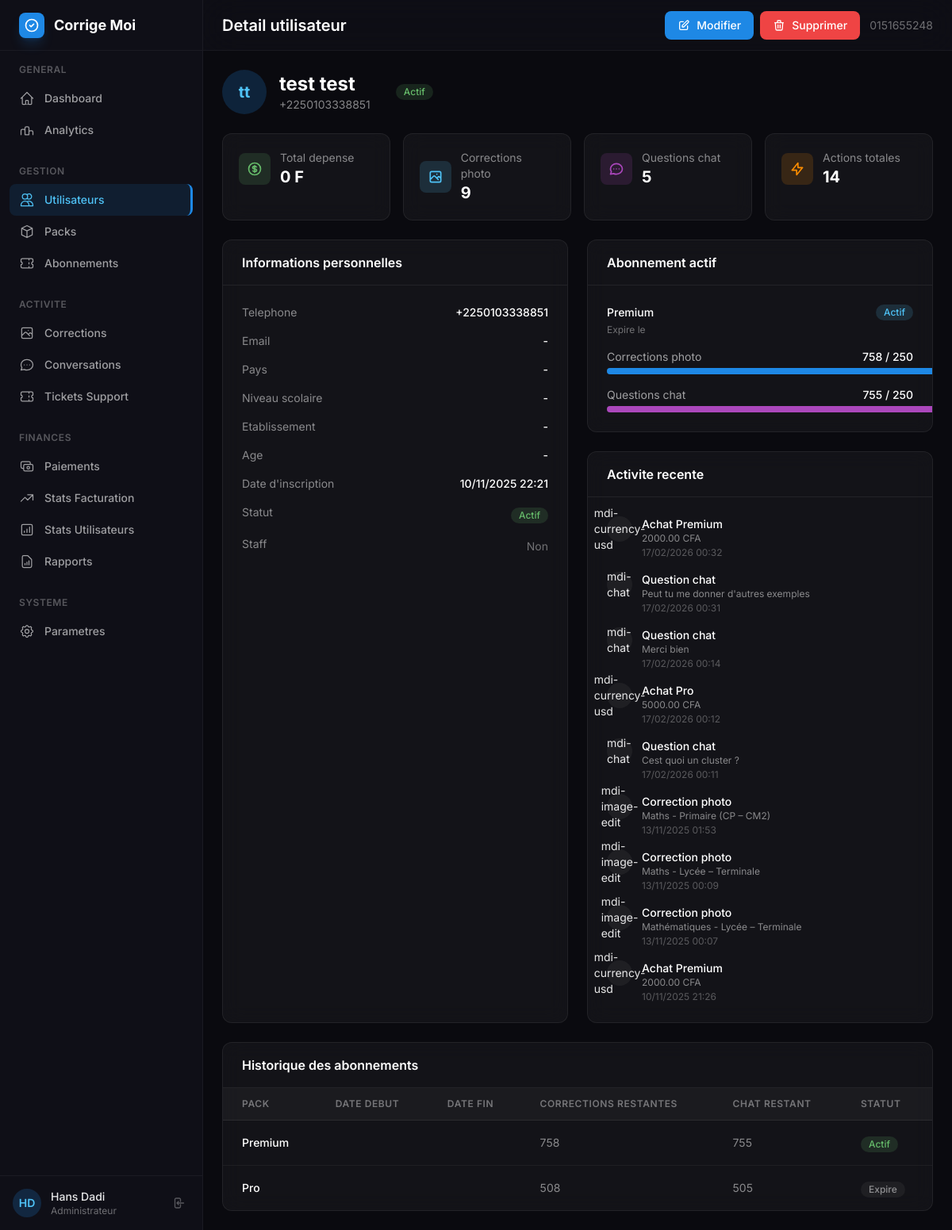
Page /custom-admin/user/3/ (signed in) on the earlier database version.
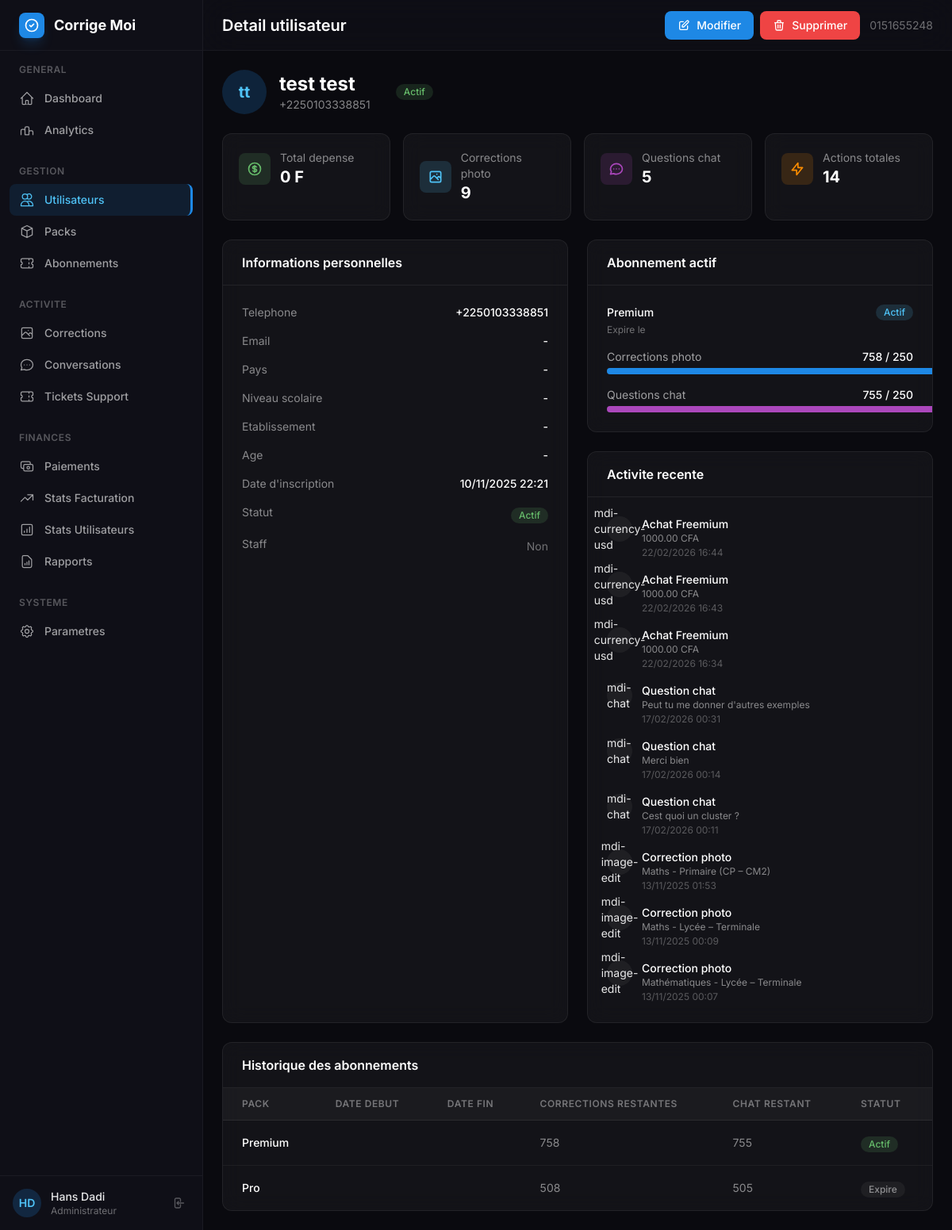
Same page on the later database version.
### subscriptions/models.py (models this page shows, shortened)
class Transaction(models.Model):
    TRANSACTION_TYPES = (
        ('subscription', 'Souscription'),
        ('upgrade', 'Upgrade'),
        ('renewal', 'Renouvellement'),
    )
    PAYMENT_STATUS = [
        ('pending', 'En attente'),
        ('paid', 'Payé'),
        ('failed', 'Échoué'),
        ('cancelled', 'Annulé'),
    ]
    user = models.ForeignKey(CustomUser, on_delete=models.CASCADE, related_name='transactions')
    pack = models.ForeignKey(
        Pack,
        on_delete=models.CASCADE,
        related_name='current_pack_transactions'  # UNIQUEMENT pour le pack actuel
    )
    previous_pack = models.ForeignKey('Pack', on_delete=models.SET_NULL, null=True, blank=True)
    transaction_type = models.CharField(max_length=20, choices=TRANSACTION_TYPES)
    price_paid = models.DecimalField(max_digits=10, decimal_places=2)
    created_at = models.DateTimeField(default=timezone.now)
    token_pay = models.CharField(max_length=100, null=True, blank=True, unique=True)
    payment_status = models.CharField(max_length=20, choices=PAYMENT_STATUS, default='pending')
    phone_number = models.CharField(max_length=20, blank=True)
    payment_method = models.CharField(max_length=50, blank=True)  # ex: "orange", "mtn"
    class Meta:
        ordering = ['-created_at']

### custom_admin/views.py (the view)
# urls.py: path('user/<int:user_id>/', views.admin_user_detail, name='user_detail'),
@staff_required
def admin_user_detail(request, user_id):
    user = get_object_or_404(CustomUser, id=user_id)
    subscriptions = Subscription.objects.filter(user=user).select_related('pack').order_by('-created_at')
    active_sub = subscriptions.filter(is_active=True, expires_at__gt=timezone.now()).first()
    if active_sub:
        images_remaining = active_sub.image_corrections_remaining
        chat_remaining = active_sub.chat_questions_remaining
    else:
        images_remaining = chat_remaining = 0
    total_spent = Transaction.objects.filter(
        user=user, transaction_type='subscription', payment_status='paid'
    ).aggregate(total=Sum('price_paid'))['total'] or 0
    total_image_corrections = ImageCorrection.objects.filter(user=user).count()
    total_chat_questions = ChatMessage.objects.filter(session__user=user, role='user').count()
    total_actions = total_image_corrections + total_chat_questions
    recent_actions = []
    for trans in Transaction.objects.filter(user=user).order_by('-created_at')[:3]:
        recent_actions.append({
            'type': 'transaction',
            'icon': 'mdi-currency-usd',
            'color': 'success',
            'title': f'Achat {trans.pack.name}',
            'desc': f'{trans.price_paid} CFA',
            'date': trans.created_at,
        })
    for corr in ImageCorrection.objects.filter(user=user).order_by('-created_at')[:3]:
        recent_actions.append({
            'type': 'image',
            'icon': 'mdi-image-edit',
            'color': 'info',
            'title': 'Correction photo',
            'desc': f'{corr.domaine} - {corr.niveau}',
            'date': corr.created_at,
        })
    for msg in ChatMessage.objects.filter(session__user=user, role='user').order_by('-created_at')[:3]:
        recent_actions.append({
            'type': 'chat',
            'icon': 'mdi-chat',
            'color': 'primary',
            'title': 'Question chat',
            'desc': msg.content[:50] + ('...' if len(msg.content) > 50 else ''),
            'date': msg.created_at,
        })
    recent_actions = sorted(recent_actions, key=lambda x: x['date'], reverse=True)[:10]
    context = {
        'user': user,
        'active_sub': active_sub,
        'subscriptions': subscriptions,
        'images_remaining': images_remaining,
        'chat_remaining': chat_remaining,
        'total_spent': total_spent,
        'total_image_corrections': total_image_corrections,
        'total_chat_questions': total_chat_questions,
        'total_actions': total_actions,
        'recent_actions': recent_actions,
    }
    return render(request, 'custom_admin/admin/user_detail.html', context)

### custom_admin/views.py (called while the page is built)
def staff_required(view_func):
    @wraps(view_func)
    def wrapper(request, *args, **kwargs):
        if not request.user.is_authenticated:
            from django.shortcuts import redirect
            return redirect(f'/custom-admin/login/?next={request.path}')
        if not request.user.is_staff:
            from django.shortcuts import render as _render
            return _render(request, '403.html', status=403)
        return view_func(request, *args, **kwargs)
    return wrapper

### custom_admin/templates/custom_admin/admin/user_detail.html (shortened to what the changed rows need)
{% extends "custom_admin/base_admin.html" %}
{% block page_title %}Detail utilisateur{% endblock %}
{% block content %}
<div class="mb-6">
    <div class="flex items-center gap-4">
        <div>
            <h2 class="text-2xl font-bold text-white">{{ user.first_name }} {{ user.last_name }}</h2>
        </div>
    </div>
</div>
<div class="grid grid-cols-1 lg:grid-cols-2 gap-6 mb-6">
    <div class="space-y-6">
        <div class="glass-card rounded-xl overflow-hidden">
            <div class="p-6">
                {% if recent_actions %}
                <div class="space-y-4">
                    {% for action in recent_actions %}
                    <div class="flex items-start gap-3">
                        <div class="w-8 h-8 rounded-full flex items-center justify-center flex-shrink-0 bg-white/[0.05]">
                            <span class="text-sm">{{ action.icon }}</span>
                        </div>
                        <div class="flex-1 min-w-0">
                            <p class="text-sm font-medium text-white">{{ action.title }}</p>
                            <p class="text-xs text-white/50">{{ action.desc }}</p>
                            <p class="text-xs text-white/30 mt-0.5">{{ action.date|date:"d/m/Y H:i" }}</p>
                        </div>
                    </div>
                    {% endfor %}
                </div>
                {% endif %}
            </div>
        </div>
    </div>
</div>
<div class="glass-card rounded-xl overflow-hidden">
    <div class="overflow-x-auto">
        <table class="min-w-full">
            <thead>
                <tr class="border-b border-white/[0.07]">
                    <th class="px-6 py-3 text-left text-xs font-semibold text-white/40 uppercase tracking-wider bg-white/[0.03]">Pack</th>
                    <th class="px-6 py-3 text-left text-xs font-semibold text-white/40 uppercase tracking-wider bg-white/[0.03]">Date debut</th>
                    <th class="px-6 py-3 text-left text-xs font-semibold text-white/40 uppercase tracking-wider bg-white/[0.03]">Date fin</th>
                    <th class="px-6 py-3 text-left text-xs font-semibold text-white/40 uppercase tracking-wider bg-white/[0.03]">Corrections restantes</th>
                    <th class="px-6 py-3 text-left text-xs font-semibold text-white/40 uppercase tracking-wider bg-white/[0.03]">Chat restant</th>
                    <th class="px-6 py-3 text-left text-xs font-semibold text-white/40 uppercase tracking-wider bg-white/[0.03]">Statut</th>
                </tr>
            </thead>
        </table>
    </div>
</div>
{% endblock %}

Differences in the rows shown:
no longer on this page (row unchanged): Transaction: date "17/02/2026 00:32"
no longer on this page (row unchanged): Transaction: date "17/02/2026 00:12"
no longer on this page (row unchanged): Transaction: date "10/11/2025 21:26"
added Transaction: date "22/02/2026 16:44"
added Transaction: date "22/02/2026 16:43"
added Transaction: date "22/02/2026 16:34"
Other differences:
new list line: "mdi-currency-usd Achat Freemium 1000.00 CFA"
list line gone: "mdi-currency-usd Achat Premium 2000.00 CFA"
list line gone: "mdi-currency-usd Achat Pro 5000.00 CFA"
